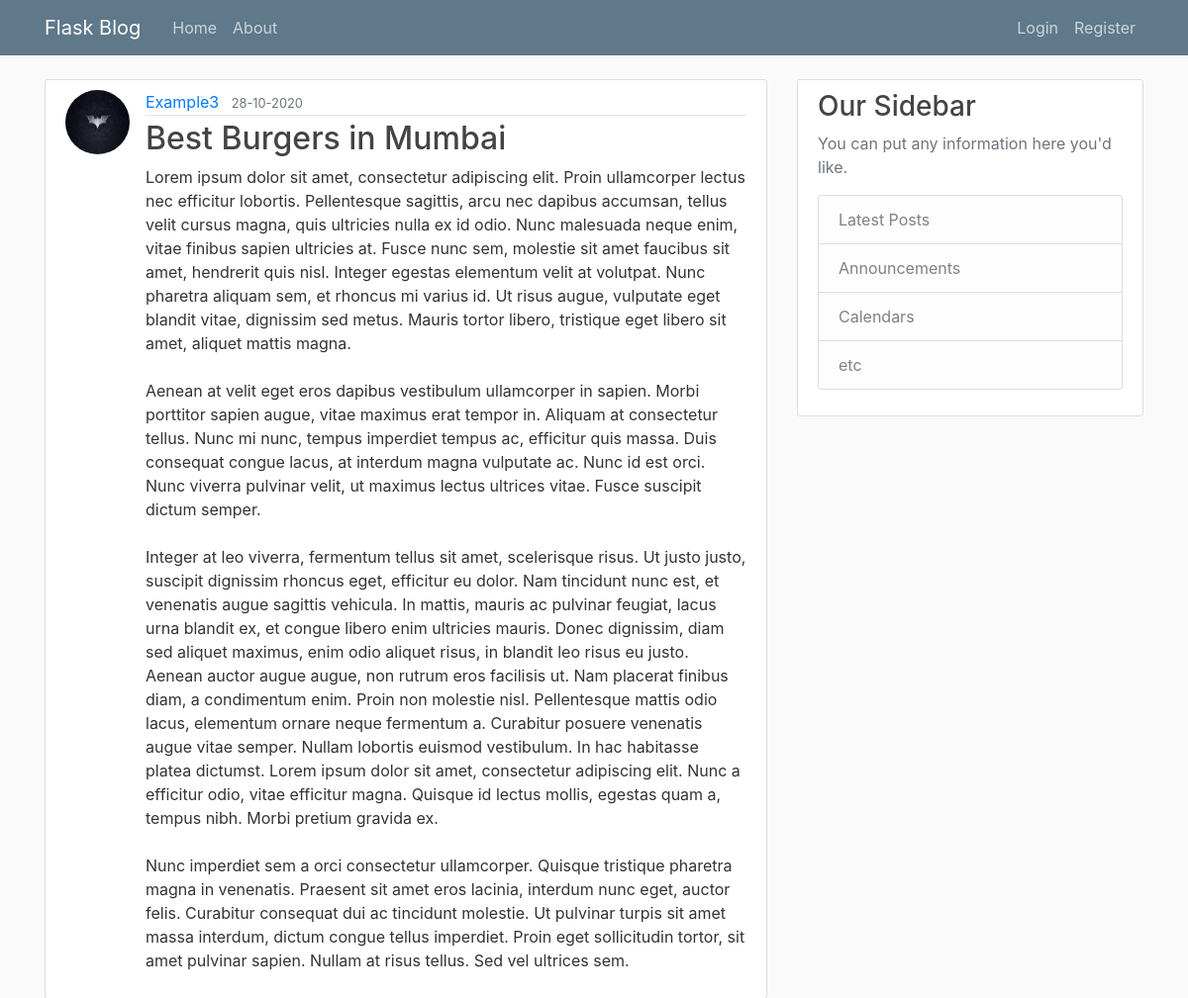
/post/11, run on the app's committed database.
### flaskblog/models.py (models this page shows, shortened)
class User(db.Model,UserMixin):
	id=db.Column(db.Integer,primary_key=True)
	username=db.Column(db.String(20),unique=True,nullable=False)
	email=db.Column(db.String(120),unique=True,nullable=False)
	image_file=db.Column(db.String(20),nullable=False,default='default.jpg')
	password=db.Column(db.String(60),nullable=False)
	posts=db.relationship('Post',backref='author',lazy='dynamic')

class Post(db.Model):
	id=db.Column(db.Integer,primary_key=True)
	title=db.Column(db.String(100),nullable=False)
	date_posted=db.Column(db.DateTime,nullable=False,default=datetime.utcnow)
	content=db.Column(db.Text,nullable=False)
	user_id=db.Column(db.Integer,db.ForeignKey('user.id'),nullable=False)

### flaskblog/posts/routes.py (the view)
@posts.route('/post/<int:post_id>')
def post(post_id):
	post=Post.query.get_or_404(post_id)
	return render_template('post.html',title=post.title,post=post)

### flaskblog/templates/post.html (shortened to what this page needs)
{%extends 'layout.html'%}
{%block content%}
	<article class="media content-section">
		<img  class='rounded-circle article-img' src="{{url_for('static',filename='profile_pics/'+post.author.image_file)}}">
  <div class="media-body">
    <div class="article-metadata">
      <a class="mr-2" href="{{url_for('users.user_posts',username=post.author.username)}}">{{ post.author.username }}</a>
      <small class="text-muted">{{ post.date_posted.strftime('%d-%m-%Y') }}</small>
    </div>
    <h2 class='article-title'>{{ post.title }}</a></h2>
    <p class="article-content">{{ post.content }}</p>
  </div>
</article>
{%endblock content%}

### flaskblog/static/main.css (style rules this page uses)
body { background: #fafafa; color: #333333; margin-top: 5rem; }
h1, h2, h3, h4, h5, h6 { color: #444444; }
.content-section { background: #ffffff; padding: 10px 20px; border: 1px solid #dddddd; border-radius: 3px; margin-bottom: 20px; }
.article-title { color: #444444; }
.article-content { white-space: pre-line; }
.article-img { height: 65px; width: 65px; margin-right: 16px; }
.article-metadata { padding-bottom: 1px; margin-bottom: 4px; border-bottom: 1px solid #e3e3e3 }

### data on the page
User: image_file (picture), author.username "Example3"
Post: date_posted "28-10-2020", title "Best Burgers in Mumbai", content "Lorem ipsum dolor sit amet, consectetur adipiscing elit. Proin ullamcorper lectus nec efficitur lobortis. Pellentesque sagittis, arcu nec dapibus accumsan, tellus velit cursus magna, quis ultricies nulla ex id odio. Nunc malesuada neque enim, vitae finibus sapien ultricies at. Fusce nunc sem, molestie sit amet faucibus sit amet, hendrerit quis nisl. Integer egestas elementum velit at volutpat. Nunc pharetra aliquam sem, et rhoncus mi varius id. Ut risus augue, vulputate eget blandit vitae, dignissim sed metus. Mauris tortor libero, tristique eget libero sit amet, aliquet mattis magna. Aenean at velit eget eros dapibus vestibulum ullamcorper in sapien. Morbi porttitor sapien augue, vitae…"
